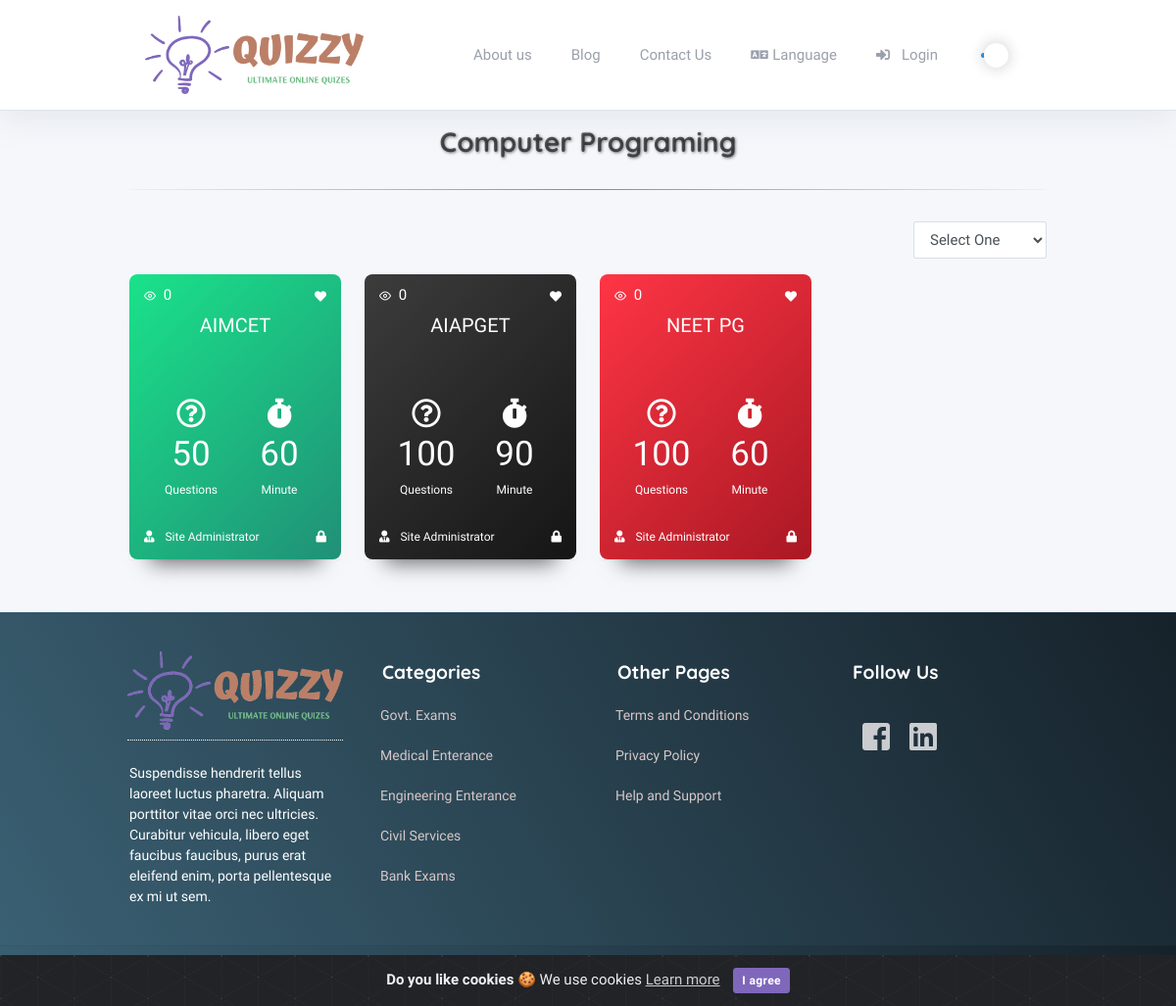
Page /category/computer-programing on the committed database.
### tables this page shows
CREATE TABLE `settings` (
  `id` int(10) unsigned NOT NULL AUTO_INCREMENT,
  `name` varchar(128) NOT NULL,
  `input_type` enum('input','password','textarea','radio','dropdown','timezones','file') NOT NULL DEFAULT 'input',
  `options` text COMMENT 'Use for radio and dropdown: key|value on each line',
  `is_numeric` enum('0','1') NOT NULL DEFAULT '0' COMMENT 'forces numeric keypad on mobile devices',
  `show_editor` enum('0','1') NOT NULL DEFAULT '0',
  `input_size` enum('large','medium','small') DEFAULT NULL,
  `translate` enum('0','1') NOT NULL DEFAULT '0',
  `help_text` varchar(256) DEFAULT NULL,
  `validation` varchar(128) NOT NULL,
  `sort_order` tinyint(3) unsigned NOT NULL,
  `label` varchar(128) NOT NULL,
  `value` text COMMENT 'If translate is 1, just start with your default language',
  `last_update` datetime DEFAULT NULL,
  `updated_by` int(11) unsigned DEFAULT NULL,
  PRIMARY KEY (`id`),
  UNIQUE KEY `name` (`name`),
  KEY `updated_by` (`updated_by`)
);

CREATE TABLE `pages` (
  `id` int(11) NOT NULL AUTO_INCREMENT,
  `title` varchar(255) NOT NULL DEFAULT '',
  `slug` varchar(255) NOT NULL DEFAULT '',
  `content` longtext,
  `on_menu` tinyint(4) DEFAULT NULL,
  `featured_image` varchar(255) DEFAULT NULL,
  `meta_title` varchar(255) DEFAULT NULL,
  `meta_description` text,
  `meta_keywords` text,
  `added` timestamp NULL DEFAULT NULL,
  `updated` timestamp NULL DEFAULT NULL,
  PRIMARY KEY (`id`)
);

CREATE TABLE `category` (
  `id` int(11) unsigned NOT NULL AUTO_INCREMENT,
  `category_title` varchar(200) NOT NULL,
  `category_slug` varchar(255) DEFAULT NULL,
  `parent_category` varchar(200) NOT NULL,
  `category_description` text NOT NULL,
  `display_on_home` tinyint(4) DEFAULT '0',
  `category_icon` varchar(200) NOT NULL,
  `category_image` varchar(200) NOT NULL,
  `category_status` tinyint(4) NOT NULL DEFAULT '1' COMMENT '1=active,0=inactive',
  `category_is_delete` tinyint(4) NOT NULL DEFAULT '0' COMMENT '0=notdelete,1=softdelete',
  `category_added` timestamp NOT NULL DEFAULT CURRENT_TIMESTAMP,
  `category_updated` timestamp NOT NULL DEFAULT CURRENT_TIMESTAMP ON UPDATE CURRENT_TIMESTAMP,
  PRIMARY KEY (`id`),
  UNIQUE KEY `category_slug` (`category_slug`)
);

CREATE TABLE `quizes` (
  `id` int(11) NOT NULL AUTO_INCREMENT,
  `category_id` int(11) NOT NULL,
  `user_id` int(11) NOT NULL,
  `number_questions` int(11) NOT NULL,
  `price` int(11) NOT NULL,
  `title` varchar(255) NOT NULL,
  `description` text NOT NULL,
  `featured_image` varchar(255) NOT NULL,
  `duration_min` int(11) NOT NULL,
  `leader_board` tinyint(4) DEFAULT NULL,
  `quiz_instruction` longtext,
  `is_random` tinyint(4) DEFAULT '0',
  `is_random_option` tinyint(4) DEFAULT NULL,
  `is_paid` tinyint(4) DEFAULT NULL,
  `meta_title` varchar(255) DEFAULT NULL,
  `meta_description` text,
  `meta_keywords` text,
  `added` timestamp NULL DEFAULT CURRENT_TIMESTAMP,
  `updated` timestamp NULL DEFAULT NULL,
  `deleted` tinyint(4) DEFAULT NULL,
  `is_registered` tinyint(4) DEFAULT NULL,
  `attempt` tinyint(4) DEFAULT NULL,
  PRIMARY KEY (`id`)
);

CREATE TABLE `footer_sections` (
  `id` int(11) NOT NULL AUTO_INCREMENT,
  `section_number` enum('1','2','3','4') DEFAULT NULL,
  `type` enum('image','editor','link','text') DEFAULT NULL,
  `title` varchar(255) DEFAULT NULL,
  `value` longtext,
  `position` int(11) DEFAULT NULL,
  `updated` timestamp NULL DEFAULT NULL,
  PRIMARY KEY (`id`)
);

### application/views/quiz_data_list.php (the view, shortened to what the rows shown need)
<?php
if($quiz_list_data)
{
    foreach ($quiz_list_data as  $quiz_array)
    {
        $quiz_id = $quiz_array->id;
        $lang_id = get_language_data_by_language($this->session->userdata('language'));
        $translate_quiz_title = get_translated_column_value($lang_id,'quizes',$quiz_id,'title');
        $quiz_title = $translate_quiz_title ? $translate_quiz_title : $quiz_array->title;
        $quiz_title = strlen($quiz_title) > 40 ? substr($quiz_title,0,40)."..." : $quiz_title;
        $quiz_user_name = $quiz_array->first_name.' '.$quiz_array->last_name;
        $quiz_user_name = strlen($quiz_user_name) > 20 ? substr($quiz_user_name,0,20)."..." : $quiz_user_name;
        ?>
        <div class="col-xs-6 col-sm-6 col-md-4 col-lg-3">
            <div class="card card-bundle" data-turbolinks="false">
                <div class="thumbnail">
                    <div class="details card-dark-shadow">
                        <div class="quiz_icons">
                            <a href="/javascript:void(0)" class="icon float-left text-white-im"><i class="fe fe-eye mr-1"></i>
                                <span class="value"><?php echo xss_clean($quiz_array->total_view);?></span></a>
                                <a href="/javascript:void(0)" class="icon inline-block ml-3 float-right like-quiz text-white-im">
                                    <?php $like_or_not = (isset($quiz_array->like_id) && !empty($quiz_array->like_id) ? 'text-success' : 'text-muted');?>
                                    <i class="fav_icon fas fa-heart <?php echo xss_clean($like_or_not);?> text-white-im" data-quiz_id="<?php echo xss_clean($quiz_array->id);?>"></i>
                                </a>
                            </div>
                            <div class="framework-logo">
                                <p class="quiz_title"> <?php echo xss_clean($quiz_title); ?> </p>
                                <div class="row quiz_middle_icon">
                                    <div class="col-6 text-center">
                                        <i class="far fa-question-circle"> </i> <br>
                                        <span class="value"><?php echo xss_clean($quiz_array->number_questions); ?> </span> <br>
                                        <?php echo lang('questions') ?>
                                    </div>
                                    <div class="col-6 text-center">
                                        <i class="fas fa-stopwatch"></i>   <br>
                                        <span class="value"><?php echo xss_clean($quiz_array->duration_min); ?></span><br>
                                        <?php echo lang('minutes') ?>
                                    </div>
                                </div>
                            </div>
                            <div class="quiz_bottom_icon row mt-5 pb-3">
                                <div class="col-10 text-left">
                                    <span class="text-white-im">
                                        <i class="fas fa-user-tie mr-2"></i>
                                        <?php echo xss_clean($quiz_user_name); ?>
                                    </span>
                                </div>
                                <div class="col-2 text-right">
                                    <?php
                                    if($quiz_array->price > 0)
                                    {
                                        echo '<i class="fas fa-lock "></i>';
                                    }
                                    else
                                    {
                                        echo '<i class="fas fa-unlock-alt"></i>';
                                        $start_or_pay = lang('start_quiz');
                                    }
                                    ?>
                                </div>
                            </div>
                        </div>
                        </div>
                    </div>
        </div>
            <?php
    }
}
else
{
    ?>
    <div class="col-12 text-center text-danger"> <?php echo lang('no_quiz_found'); ?></div>
    <?php
} ?>

### application/views/quiz.php (shortened to what the rows shown need)
<div class="container">
  <div class="row">
    <div class="col-12 text-center"> <h2 class="heading"><?php echo ucwords($category_data->category_title); ?></h2><hr></div>
  </div>
  <div class="row">
    <?php
      $data['quiz_list_data'] = $quiz_data;
      $this->load->view('quiz_data_list',$data);
    ?>
  </div>
</div>

### assets/themes/quizzy/template.php (shortened to what the rows shown need)
<!DOCTYPE html>
<?php
$is_rtl = '';
if ($this->session->is_rtl)
{
  ?>
  <html lang="en" dir="rtl">
  <?php
  $is_rtl = 'rtl_language';
  $rtl_dir = 'rtl';
  $margin_auto = 'ml-auto';
   $order_two = 'order-2';
}
else
{
  ?>
  <html lang="en">
  <?php
}
?>
<head>
  <?php if (isset($css_files) && is_array($css_files)) : ?>
  <?php foreach ($css_files as $css) : ?>
    <?php if ( ! is_null($css)) : ?>
      <?php $separator = (strstr($css, '?')) ? '&' : '?'; ?>
      <link rel="stylesheet" href="<?php echo xss_clean($css); ?><?php echo xss_clean($separator); ?>v=<?php echo xss_clean($this->settings->site_version); ?>"><?php echo "\n"; ?>
    <?php endif; ?>
  <?php endforeach; ?>
<?php endif; ?>
</head>
<body class="h-100 <?php echo xss_clean($is_rtl); ?>">
  <div class="page">
    <div class="page-main">
      <div class="header py-3 navigation-wrap start-header start-style">
        <div class="container">
          <div class="navbar navbar-expand-lg py-1">
            <a class="header-brand" href="<?php echo base_url()?>">
              <img class="header-brand-img" src="<?php echo base_url('/assets/images/logo/'); ?><?php echo get_admin_setting('site_logo'); ?>">
            </a>
            <div class="collapse navbar-collapse text-right" id="headerMenuCollapse">
              <ul class="navbar-nav nav nav-tabs navbar-right  border-0">
                <?php
                $menu_category_array =  get_header_menu_item_helper();
                if($menu_category_array)
                {
                  foreach ($menu_category_array as $menu_array)
                  {
                    ?>
                    <li class="nav-item">
                      <a href="<?php echo base_url('pages/').$menu_array->slug; ?>" class='nav-link <?php echo (uri_string() == "pages/$menu_array->slug") ? "active" : ""; ?>'>
                        <?php echo ucfirst($menu_array->title); ?></a>
                      </li>
                      <?php
                    }
                  }
                  ?>
                  </ul>
                </div>
              </div>
            </div>
          </div>
          <div class="my-3 my-md-5 header_margin_padding">
            <?php echo ($content) ?>
          </div>
          <div class="footer mt-5">
            <div class="container">
              <div class="row">
                <?php
                $footer_sec_1 =  get_footer_section_helper(1);
                $footer_sec_2 =  get_footer_section_helper(2);
                $footer_sec_3 =  get_footer_section_helper(3);
                $footer_sec_4 =  get_footer_section_helper(4);
                ?>
                <div class="col-lg-3 Footer_section_1">
                  <div class="row">
                    <?php
                    if($footer_sec_1)
                    {
                      foreach ($footer_sec_1 as  $first_section_array)
                      {
                        if($first_section_array->type =='text')
                        {
                          ?>
                          <div class="col-12">
                            <p class="footer_text_1"><?php echo xss_clean($first_section_array->value); ?> </p>
                          </div>
                          <?php
                        }
                        elseif($first_section_array->type =='link')
                        {
                          ?>
                          <div class="col-12 colum_link_section_1">
                            <a class="link_section_1" href="<?php echo xss_clean($first_section_array->value); ?>"> <?php echo xss_clean($first_section_array->title); ?></a>
                          </div>
                          <?php
                        }
                        elseif($first_section_array->type =='image')
                        {
                          ?>
                          <div class="col-12 column_1">
                            <div class="img_content">
                              <?php $img = $first_section_array->value ? $first_section_array->value : 'default.png'; ?>
                              <img src="<?php echo base_url('/assets/images/footer/section/').$img; ?>" class="field_img">
                            </div>
                          </div>
                          <?php
                        }
                      }
                    }
                    ?>
                  </div>
                </div>
                <div class="col-lg-3 Footer_section_2">
                  <div class="row">
                    <?php
                    if($footer_sec_2)
                    {
                      foreach ($footer_sec_2 as  $second_section_array)
                      {
                        if($second_section_array->type =='text')
                        {
                          ?>
                          <div class="col-12">
                            <h4 class="text_heading"><?php echo xss_clean($second_section_array->title); ?> </h4>
                          </div>
                          <?php
                        }
                        elseif($second_section_array->type =='link')
                        {
                          ?>
                          <div class="col-12 colum_link_section_2">
                            <a class="link_section_2" href="<?php echo xss_clean($second_section_array->value); ?>"> <?php echo xss_clean($second_section_array->title); ?></a>
                          </div>
                          <?php
                        }
                      }
                    }
                    ?>
                  </div>
                </div>
                <div class="col-lg-3 Footer_section_3">
                  <div class="row">
                    <?php
                    if($footer_sec_3)
                    {
                      foreach ($footer_sec_3 as  $third_section_array)
                      {
                        if($third_section_array->type =='text')
                        {
                          ?>
                          <div class="col-12">
                            <h4 class="text_heading"><?php echo xss_clean($third_section_array->title); ?> </h4>
                          </div>
                          <?php
                        }
                        elseif($third_section_array->type =='link')
                        {
                          ?>
                          <div class="col-12 colum_link_section_3">
                            <a class="link_section_3" href="<?php echo xss_clean($third_section_array->value); ?>"> <?php echo xss_clean($third_section_array->title); ?></a>
                          </div>
                          <?php
                        }
                      }
                    }
                    ?>
                  </div>
                </div>
                <div class="col-lg-3 Footer_section_4">
                  <div class="row">
                    <?php
                    if($footer_sec_4)
                    {
                      foreach ($footer_sec_4 as  $fourth_section_array)
                      {
                        if($fourth_section_array->type =='text')
                        {
                          ?>
                          <div class="col-12">
                            <h4 class="text_heading"><?php echo xss_clean($fourth_section_array->title); ?> </h4>
                          </div>
                          <?php
                        }
                        elseif($fourth_section_array->type =='link')
                        {
                          ?>
                          <div class="col-12">
                            <a href="<?php echo xss_clean($fourth_section_array->value); ?>"> <?php echo xss_clean($fourth_section_array->title); ?></a>
                          </div>
                          <?php
                        }
                        elseif($fourth_section_array->type =='editor')
                        {
                          ?>
                          <div class="col-12">
                            <?php echo xss_clean($fourth_section_array->value); ?>
                          </div>
                          <?php
                        }
                      }
                    }
                    ?>
                  </div>
                </div>
              </div>
            </div>
          </div>
        </div>
      </div>
</body>
</html>

### rows in the picture
settings: value (picture)
pages: title "About us"
category: category_title "Computer Programing"
quizes: total_view "0", title "AIMCET", number_questions "50", duration_min "60", quiz_user_name "Site Administrator"
quizes: total_view "0", title "AIAPGET", number_questions "100", duration_min "90", quiz_user_name "Site Administrator"
quizes: total_view "0", title "NEET PG", number_questions "100", duration_min "60", quiz_user_name "Site Administrator"
footer_sections: value (picture)
footer_sections: value "Suspendisse hendrerit tellus laoreet luctus pharetra. Aliquam porttitor vitae orci nec ultricies. Curabitur vehicula, libero eget faucibus faucibus, purus erat eleifend enim, porta pellentesque ex mi ut sem."
footer_sections: title "Categories"
footer_sections: title "Govt. Exams"
footer_sections: title "Medical Enterance"
footer_sections: title "Engineering Enterance"
footer_sections: title "Civil Services"
footer_sections: title "Bank Exams"
footer_sections: title "Other Pages"
footer_sections: title "Terms and Conditions"
footer_sections: title "Privacy Policy"
footer_sections: title "Help and Support"
footer_sections: title "Follow Us"

### other values in the picture
lang('admin_blog') "Blog"
lang('contact_title') "Contact Us"
lang('front_language') "Language"
lang('login') "Login"
